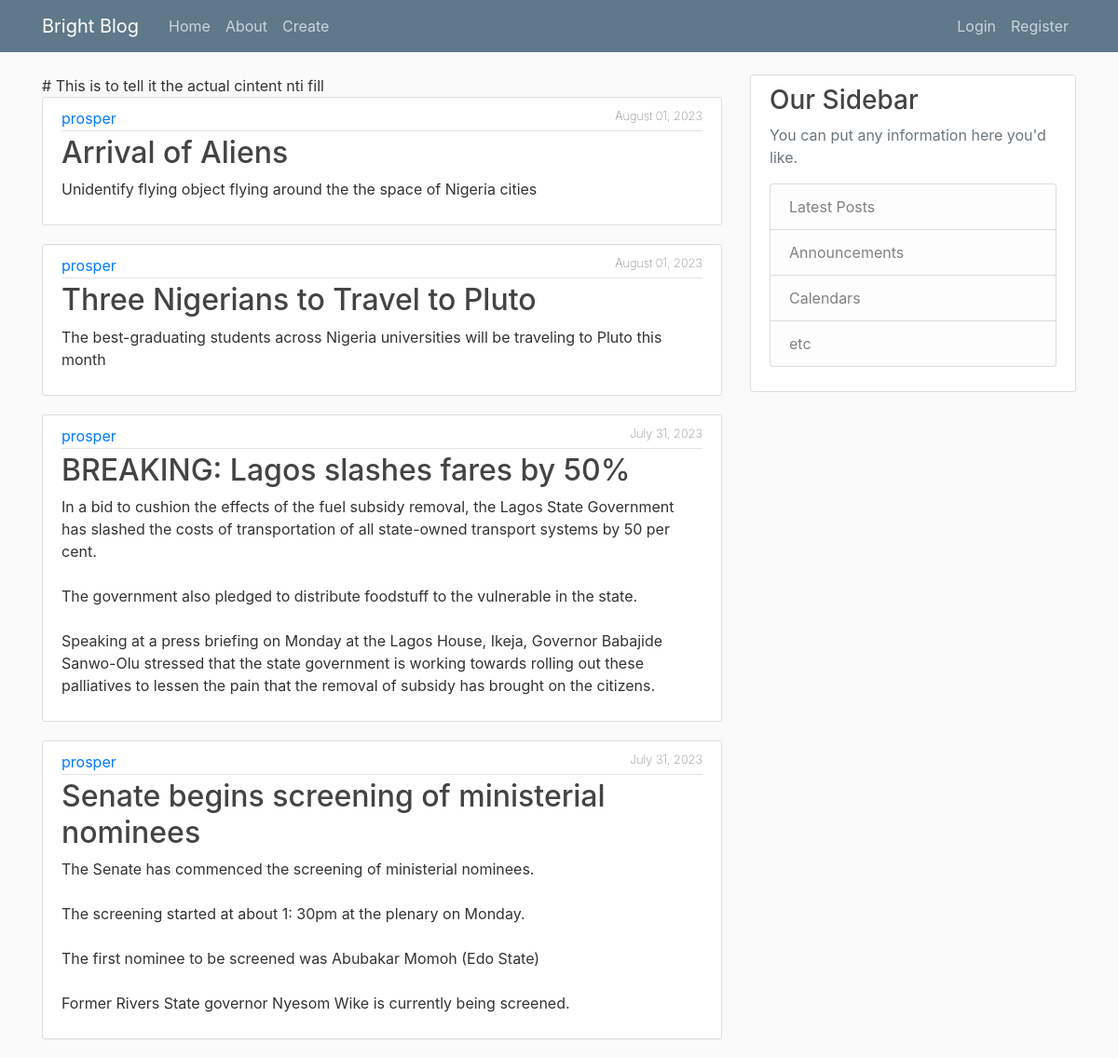
The page / on the database its author committed.
### blog/models.py (models this page shows, shortened)
class Post(models.Model):
    title = models.CharField(max_length=100)
    content = models.TextField()
    date_posted = models.DateTimeField(default=timezone.now)
    author = models.ForeignKey(User, on_delete=models.CASCADE)
    class Meta:
        ordering = ["-date_posted"]

### blog/views.py (the view)
# urls.py: 2. Add a URL to urlpatterns:  path('', views.home, name='home')
def home(request):
    context = {
        'posts': Post.objects.all()
    }
    return render(request, 'blog/home.html', context)

### blog/templates/blog/home.html
{% extends "blog/base.html" %} # This is to inherit the parent templates
{% block content %} # This is to tell it the actual cintent nti fill
{% for post in posts %}
  <article class="media content-section">
    <div class="media-body">
      <div class="article-metadata">
        <a class="mr-2" href="#">{{ post.author }}</a>
        <small class="date">{{ post.date_posted|date:"F d, Y" }}</small>
      </div>
        <h2><a class="article-title" href="#">{{ post.title }}</a></h2>
        <p class="article-content">{{ post.content }}</p>
      </div>
    </article>
{% endfor %}
{% endblock content %}

### blog/templates/blog/base.html (shortened to what this page needs)
{% load static %}
<!DOCTYPE html>
<html>
<head>
    <link rel="stylesheet" href="https://maxcdn.bootstrapcdn.com/bootstrap/4.0.0/css/bootstrap.min.css">
    <link rel="stylesheet" type="text/css" href="{% static 'blog/main.css' %}">
</head>
<body>
    <header class="site-header">
      <nav class="navbar navbar-expand-md navbar-dark bg-steel fixed-top">
        <div class="container">
          <a class="navbar-brand mr-4" href="">Bright Blog</a>
          <div class="collapse navbar-collapse" id="navbarToggle">
            <div class="navbar-nav mr-auto">
                <a class="nav-item nav-link" href="{% url "home" %}">Home</a>
                <a class="nav-item nav-link" href="{% url "about" %}">About</a>
                <a class="nav-item nav-link" href="{% url "create-post" %}">Create</a>
            </div>
            <div class="navbar-nav">
              <a class="nav-item nav-link" href="#">Login</a>
              <a class="nav-item nav-link" href="#">Register</a>
            </div>
          </div>
        </div>
      </nav>
    </header>
    <main role="main" class="container">
      <div class="row">
        <div class="col-md-8">
            {% block content%}
            {% endblock content %}
        </div>
        <div class="col-md-4">
          <div class="content-section">
            <h3>Our Sidebar</h3>
            <p class='text-muted'>You can put any information here you'd like.
              <ul class="list-group">
                <li class="list-group-item list-group-item-light">Latest Posts</li>
                <li class="list-group-item list-group-item-light">Announcements</li>
                <li class="list-group-item list-group-item-light">Calendars</li>
                <li class="list-group-item list-group-item-light">etc</li>
              </ul>
            </p>
          </div>
        </div>
      </div>
    </main>
</body>
</html>

### blog/static/blog/main.css (style rules this page uses)
body { background: #fafafa; color: #333333; margin-top: 5rem; }
h1, h2, h3, h4, h5, h6 { color: #444444; }
ul { margin: 0; }
.bg-steel { background-color: #5f788a; }
.site-header .navbar-nav .nav-link { color: #cbd5db; }
.content-section { background: #ffffff; padding: 10px 20px; border: 1px solid #dddddd; border-radius: 3px; margin-bottom: 20px; }
.article-title { color: #444444; }
.article-content { white-space: pre-line; }
.article-metadata { padding-bottom: 1px; margin-bottom: 4px; border-bottom: 1px solid #e3e3e3 }
.date { float: right; font-weight: lighter; }

### rows shown on the page
Post: author "prosper", date_posted "August 01, 2023", title "Arrival of Aliens", content "Unidentify flying object flying around the the space of Nigeria cities"
Post: author "prosper", date_posted "August 01, 2023", title "Three Nigerians to Travel to Pluto", content "The best-graduating students across Nigeria universities will be traveling to Pluto this month"
Post: author "prosper", date_posted "July 31, 2023", title "BREAKING: Lagos slashes fares by 50%", content "In a bid to cushion the effects of the fuel subsidy removal, the Lagos State Government has slashed the costs of transportation of all state-owned transport systems by 50 per cent. The government also pledged to distribute foodstuff to the vulnerable in the state. Speaking at a press briefing on Monday at the Lagos House, Ikeja, Governor Babajide Sanwo-Olu stressed that the state government is working towards rolling out these palliatives to lessen the pain that the removal of subsidy has brought on the citizens."
Post: author "prosper", date_posted "July 31, 2023", title "Senate begins screening of ministerial nominees", content "The Senate has commenced the screening of ministerial nominees. The screening started at about 1: 30pm at the plenary on Monday. The first nominee to be screened was Abubakar Momoh (Edo State) Former Rivers State governor Nyesom Wike is currently being screened."
